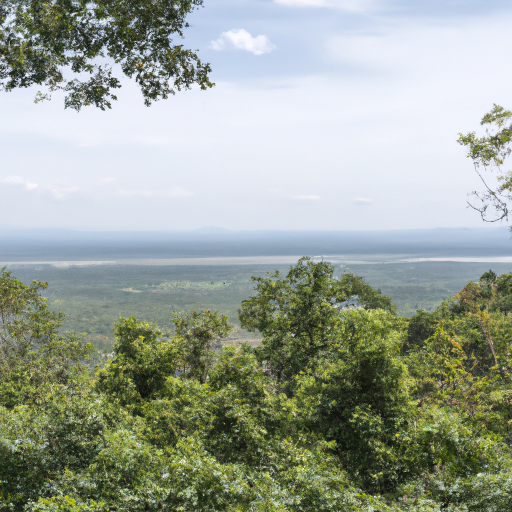
#> input picture forest/14.png, 1024 x 1024 px (shown at 1/2 size); its folder holds 4 pictures in this run
$ jupyter execute --allow-errors training.ipynb   (shell and % lines are left out)   (text cells are left out)
#> lines starting #> are read from the running program, lines starting #| are printed output that depends on the picture; pictures that were not available may be replaced by others from this repository, and a replacement may not be noted
#> in get_batch, image is the input picture: PIL image 1024x1024 RGB; mean R, G, B 153.5, 162, 149.9
[cell 1]
# overlay two imgs randomly
from PIL import Image, ImageDraw, ImageFilter
import random
def overlay_imgs_randomly(forest,smoke, size):
  x = random.randint(0, size//3)
  y = random.randint(0 ,size//3)
  width = int(size * random.randint(50,120)/100)
  forest.paste(smoke.resize((width,width)), (x,y),smoke.resize((width,width)))
  return forest
  #
  #forest.paste(smoke)

[cell 2]
from PIL import Image
from random import randrange
def random_crop(forest,size_matrix, target_size):
#> called with size_matrix = 800, target_size = 400
  x, y = forest.size
#> x = 1024; y = 1024
  x1 = randrange(0, x - size_matrix)
#> x1 = 194
  y1 = randrange(120, y - size_matrix)
#> y1 = 173
  return forest.crop((x1, y1, x1 + size_matrix, y1 + size_matrix)).resize((target_size,target_size))
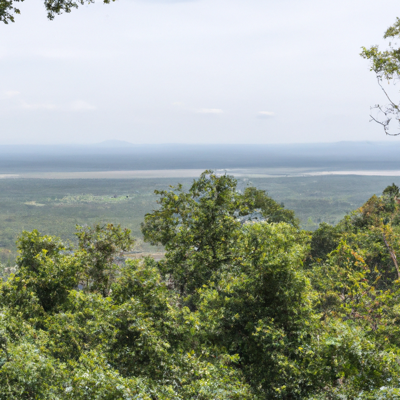
#> returned value: PIL image 400x400 RGB; mean R, G, B 152.2, 160.4, 145.3

[cell 3]
import tensorflow
import random
import torch
import torchvision.transforms as transforms
from PIL import Image
def augument(image):
  #tf.image.random_brightness(image, 0.2)
  x=random.random()
  y=random.random()
  z=random.random()
  k=random.random()

  transform = transforms.ColorJitter(
    brightness=x, contrast=y, saturation=z, hue=k)
  output_image=transform(image)
  return output_image

from PIL import Image, ImageEnhance, ImageOps
import random
def adjust_brightness_and_add_yellow_tint(img):
    #gpt
    # Open an image file
    # Adjust brightness
    enhancer = ImageEnhance.Brightness(img)
    factor = random.uniform(0.7, 1.3)  # Brightness factor between 0.7 and 1.3
    img = enhancer.enhance(factor)

    # Add a random bit of yellow
    # Yellow tint can be added by slightly increasing the Red & Green channels
    r, g, b, a = img.split()
    yellow_factor = random.randint(1, 10)  # Adjust for a slight yellow tint
    r = r.point(lambda i: i + yellow_factor)
    g = g.point(lambda i: i + yellow_factor)
    # Merge back the channels
    img = Image.merge('RGBA', (r, g, b, a))

    # Save the modified image
    return img

[cell 4]
# [14 lines of commented-out code are left out]

[cell 5]
import os
import numpy as np
def get_batch(batch_size):
  images = []
  masks = []
  for i in range(batch_size):
    image = Image.open("forest/"+random.choice(os.listdir("forest/")))
    image = random_crop(image, 800,400)
    image2 = Image.open("smoke/"+random.choice(os.listdir("smoke/")))
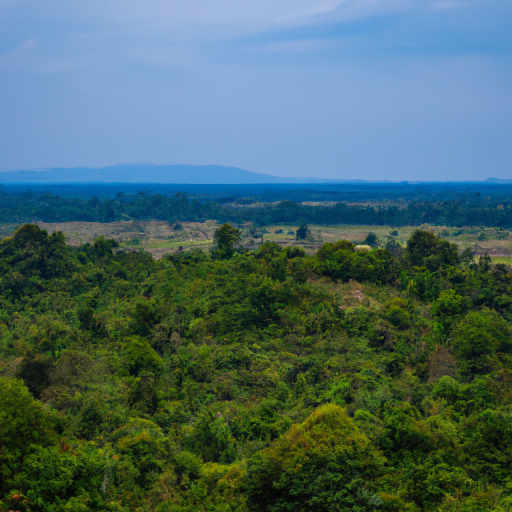
#> input picture forest/0.png, 1024 x 1024 px, given as the content of the folder smoke/, which was not available (shown at 1/2 size)
#> image2 is the input picture: PIL image 1024x1024 RGB; mean R, G, B 73.6, 102.5, 100.8
    image2 = adjust_brightness_and_add_yellow_tint(image2)
#> in adjust_brightness_and_add_yellow_tint, `img = enhancer.enhance(factor)`:
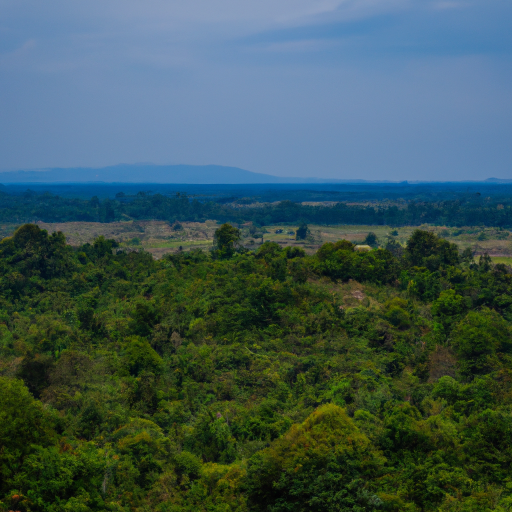
#> img: PIL image 1024x1024 RGB (shown at 1/2 size); mean R, G, B 62.4, 87.2, 85.7
    image2 = overlay_imgs_randomly(Image.fromarray(np.zeros(shape=(400,400,4)).astype('uint8')),image2,400)
    image.paste(image2,(0,0),image2)
    images.append(np.array(image, dtype="float32")/255)
    masks.append(np.array(image2.convert('L'), dtype="float32")/255)
  return torch.tensor(images).permute(0,3,1,2), torch.tensor(masks).unsqueeze(-1).permute(0,3,1,2)
